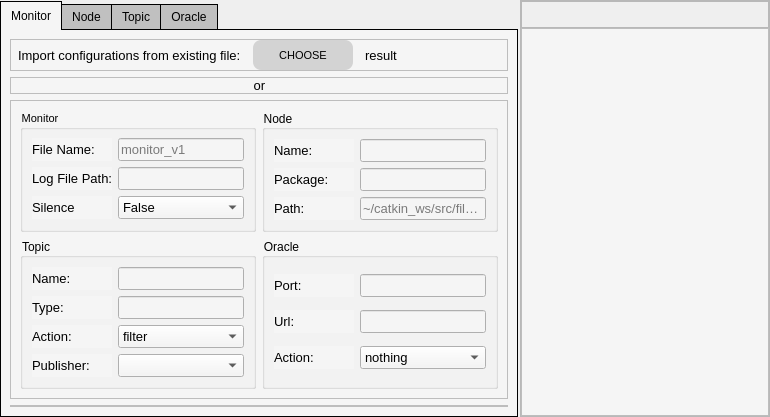
      <widget class="QWidget" name="W_Config">
       <layout class="QHBoxLayout" name="horizontalLayout_2">
        <property name="spacing">
         <number>2</number>
        </property>
        <property name="leftMargin">
         <number>0</number>
        </property>
        <property name="topMargin">
         <number>0</number>
        </property>
        <property name="rightMargin">
         <number>0</number>
        </property>
        <property name="bottomMargin">
         <number>0</number>
        </property>
        <item>
         <widget class="QTabWidget" name="TW_Config">
          <property name="maximumSize">
           <size>
            <width>16777215</width>
            <height>16777215</height>
           </size>
          </property>
          <property name="styleSheet">
           <string notr="true">QTabWidget::pane {
    border: 1px solid black;
    background:white;
}

QTabWidget::tab-bar:top {
    top: 1px;
}

QTabWidget::tab-bar:bottom {
    bottom: 1px;
}

QTabWidget::tab-bar:left {
    right: 1px;
}

QTabWidget::tab-bar:right {
    left: 1px;
}

QTabBar::tab {
    border: 1px solid black;
}

QTabBar::tab:selected {
background-color: #F5F5F5;
}

QTabBar::tab:!selected {
    background: silver;
}

QTabBar::tab:!selected:hover {
    background: #999;
}

QTabBar::tab:top:!selected {
    margin-top: 3px;
}

QTabBar::tab:bottom:!selected {
    margin-bottom: 3px;
}

QTabBar::tab:top, QTabBar::tab:bottom {
    min-width: 8ex;
    margin-right: -1px;
    padding: 5px 10px 5px 10px;
}

QTabBar::tab:top:selected {
    border-bottom-color: none;
}

QTabBar::tab:bottom:selected {
    border-top-color: none;
}

QTabBar::tab:top:last, QTabBar::tab:bottom:last,
QTabBar::tab:top:only-one, QTabBar::tab:bottom:only-one {
    margin-right: 0;
}

QTabBar::tab:left:!selected {
    margin-right: 3px;
}

QTabBar::tab:right:!selected {
    margin-left: 3px;
}

QTabBar::tab:left, QTabBar::tab:right {
    min-height: 8ex;
    margin-bottom: -1px;
    padding: 10px 5px 10px 5px;
}

QTabBar::tab:left:selected {
    border-left-color: none;
}

QTabBar::tab:right:selected {
    border-right-color: none;
}
</string>
          </property>
          <property name="currentIndex">
           <number>0</number>
          </property>
          <widget class="QWidget" name="W_ConfigMonitorPage">
           <property name="styleSheet">
            <string notr="true">background-color: #F5F5F5;</string>
           </property>
           <attribute name="title">
            <string>Monitor</string>
           </attribute>
           <layout class="QVBoxLayout" name="verticalLayout_4">
            <item>
             <widget class="QFrame" name="F_ConfigMonitorOFD">
              <property name="maximumSize">
               <size>
                <width>16777215</width>
                <height>40</height>
               </size>
              </property>
              <property name="frameShape">
               <enum>QFrame::StyledPanel</enum>
              </property>
              <property name="frameShadow">
               <enum>QFrame::Raised</enum>
              </property>
              <layout class="QHBoxLayout" name="horizontalLayout_5">
               <property name="spacing">
                <number>12</number>
               </property>
               <property name="leftMargin">
                <number>7</number>
               </property>
               <property name="topMargin">
                <number>0</number>
               </property>
               <property name="rightMargin">
                <number>7</number>
               </property>
               <property name="bottomMargin">
                <number>0</number>
               </property>
               <item>
                <widget class="QLabel" name="label">
                 <property name="font">
                  <font>
                   <pointsize>10</pointsize>
                  </font>
                 </property>
                 <property name="text">
                  <string>Import configurations from existing file:</string>
                 </property>
                </widget>
               </item>
               <item>
                <widget class="QPushButton" name="pushButton">
                 <property name="maximumSize">
                  <size>
                   <width>100</width>
                   <height>30</height>
                  </size>
                 </property>
                 <property name="font">
                  <font>
                   <pointsize>8</pointsize>
                   <weight>50</weight>
                   <bold>false</bold>
                  </font>
                 </property>
                 <property name="styleSheet">
                  <string notr="true">background-color: #D3D3D3;
  border-radius: 8px;
  border-width: 0;
  color: #black;
  display: inline-block;
  list-style: none;
  margin: 0;
  padding: 10px 12px;
  text-align: center;
  transition: all 200ms;
  vertical-align: baseline;</string>
                 </property>
                 <property name="text">
                  <string>CHOOSE</string>
                 </property>
                 <property name="checkable">
                  <bool>true</bool>
                 </property>
                </widget>
               </item>
               <item>
                <widget class="QLabel" name="label_2">
                 <property name="font">
                  <font>
                   <pointsize>10</pointsize>
                  </font>
                 </property>
                 <property name="text">
                  <string>result</string>
                 </property>
                 <property name="alignment">
                  <set>Qt::AlignLeading|Qt::AlignLeft|Qt::AlignVCenter</set>
                 </property>
                 <property name="margin">
                  <number>0</number>
                 </property>
                </widget>
               </item>
              </layout>
             </widget>
            </item>
            <item>
             <widget class="QFrame" name="F_ConfigMonitorSeperator">
              <property name="maximumSize">
               <size>
                <width>16777215</width>
                <height>25</height>
               </size>
              </property>
              <property name="layoutDirection">
               <enum>Qt::LeftToRight</enum>
              </property>
              <property name="styleSheet">
               <string notr="true"/>
              </property>
              <property name="frameShape">
               <enum>QFrame::StyledPanel</enum>
              </property>
              <property name="frameShadow">
               <enum>QFrame::Raised</enum>
              </property>
              <property name="lineWidth">
               <number>2</number>
              </property>
              <property name="midLineWidth">
               <number>-1</number>
              </property>
              <layout class="QHBoxLayout" name="horizontalLayout_6">
               <property name="spacing">
                <number>0</number>
               </property>
               <property name="topMargin">
                <number>0</number>
               </property>
               <property name="rightMargin">
                <number>0</number>
               </property>
               <property name="bottomMargin">
                <number>0</number>
               </property>
               <item>
                <widget class="QLabel" name="label_3">
                 <property name="maximumSize">
                  <size>
                   <width>20</width>
                   <height>20</height>
                  </size>
                 </property>
                 <property name="font">
                  <font>
                   <pointsize>10</pointsize>
                  </font>
                 </property>
                 <property name="midLineWidth">
                  <number>-1</number>
                 </property>
                 <property name="text">
                  <string>or  </string>
                 </property>
                 <property name="alignment">
                  <set>Qt::AlignCenter</set>
                 </property>
                </widget>
               </item>
              </layout>
             </widget>
            </item>
            <item>
             <widget class="QFrame" name="F_ConfigMonitorContent">
              <property name="styleSheet">
               <string notr="true"/>
              </property>
              <property name="frameShape">
               <enum>QFrame::StyledPanel</enum>
              </property>
              <property name="frameShadow">
               <enum>QFrame::Raised</enum>
              </property>
              <layout class="QGridLayout" name="gridLayout_2">
               <item row="3" column="0">
                <widget class="QGroupBox" name="groupBox_3">
                 <property name="title">
                  <string>Topic</string>
                 </property>
                 <layout class="QGridLayout" name="gridLayout_5">
                  <item row="2" column="1">
                   <widget class="QComboBox" name="comboBox_3">
                    <property name="font">
                     <font>
                      <pointsize>10</pointsize>
                     </font>
                    </property>
                    <item>
                     <property name="text">
                      <string>filter</string>
                     </property>
                    </item>
                    <item>
                     <property name="text">
                      <string>log</string>
                     </property>
                    </item>
                   </widget>
                  </item>
                  <item row="3" column="1">
                   <widget class="QComboBox" name="comboBox_2">
                    <property name="font">
                     <font>
                      <pointsize>10</pointsize>
                     </font>
                    </property>
                   </widget>
                  </item>
                  <item row="3" column="0">
                   <widget class="QLabel" name="label_14">
                    <property name="minimumSize">
                     <size>
                      <width>80</width>
                      <height>0</height>
                     </size>
                    </property>
                    <property name="maximumSize">
                     <size>
                      <width>80</width>
                      <height>16777215</height>
                     </size>
                    </property>
                    <property name="font">
                     <font>
                      <pointsize>10</pointsize>
                     </font>
                    </property>
                    <property name="text">
                     <string>Publisher:</string>
                    </property>
                   </widget>
                  </item>
                  <item row="1" column="0">
                   <widget class="QLabel" name="label_12">
                    <property name="minimumSize">
                     <size>
                      <width>80</width>
                      <height>0</height>
                     </size>
                    </property>
                    <property name="maximumSize">
                     <size>
                      <width>80</width>
                      <height>16777215</height>
                     </size>
                    </property>
                    <property name="font">
                     <font>
                      <pointsize>10</pointsize>
                     </font>
                    </property>
                    <property name="text">
                     <string>Type:</string>
                    </property>
                   </widget>
                  </item>
                  <item row="2" column="0">
                   <widget class="QLabel" name="label_13">
                    <property name="minimumSize">
                     <size>
                      <width>80</width>
                      <height>0</height>
                     </size>
                    </property>
                    <property name="maximumSize">
                     <size>
                      <width>80</width>
                      <height>16777215</height>
                     </size>
                    </property>
                    <property name="font">
                     <font>
                      <pointsize>10</pointsize>
                     </font>
                    </property>
                    <property name="text">
                     <string>Action:</string>
                    </property>
                   </widget>
                  </item>
                  <item row="0" column="1">
                   <widget class="QLineEdit" name="lineEdit_3">
                    <property name="font">
                     <font>
                      <pointsize>10</pointsize>
                     </font>
                    </property>
                   </widget>
                  </item>
                  <item row="0" column="0">
                   <widget class="QLabel" name="label_8">
                    <property name="minimumSize">
                     <size>
                      <width>80</width>
                      <height>0</height>
                     </size>
                    </property>
                    <property name="maximumSize">
                     <size>
                      <width>80</width>
                      <height>16777215</height>
                     </size>
                    </property>
                    <property name="font">
                     <font>
                      <pointsize>10</pointsize>
                     </font>
                    </property>
                    <property name="text">
                     <string>Name:</string>
                    </property>
                   </widget>
                  </item>
                  <item row="1" column="1">
                   <widget class="QLineEdit" name="lineEdit_8">
                    <property name="font">
                     <font>
                      <pointsize>10</pointsize>
                     </font>
                    </property>
                   </widget>
                  </item>
                 </layout>
                </widget>
               </item>
               <item row="3" column="1">
                <widget class="QGroupBox" name="groupBox_4">
                 <property name="title">
                  <string>Oracle</string>
                 </property>
                 <layout class="QGridLayout" name="gridLayout_4">
                  <item row="0" column="1">
                   <widget class="QLabel" name="label_9">
                    <property name="minimumSize">
                     <size>
                      <width>80</width>
                      <height>0</height>
                     </size>
                    </property>
                    <property name="maximumSize">
                     <size>
                      <width>80</width>
                      <height>16777215</height>
                     </size>
                    </property>
                    <property name="font">
                     <font>
                      <pointsize>10</pointsize>
                     </font>
                    </property>
                    <property name="text">
                     <string>Port:</string>
                    </property>
                   </widget>
                  </item>
                  <item row="2" column="2">
                   <widget class="QComboBox" name="comboBox_4">
                    <property name="font">
                     <font>
                      <pointsize>10</pointsize>
                     </font>
                    </property>
                    <item>
                     <property name="text">
                      <string>nothing</string>
                     </property>
                    </item>
                   </widget>
                  </item>
                  <item row="0" column="2">
                   <widget class="QLineEdit" name="lineEdit_4">
                    <property name="font">
                     <font>
                      <pointsize>10</pointsize>
                     </font>
                    </property>
                   </widget>
                  </item>
                  <item row="1" column="2">
                   <widget class="QLineEdit" name="lineEdit_10">
                    <property name="font">
                     <font>
                      <pointsize>10</pointsize>
                     </font>
                    </property>
                   </widget>
                  </item>
                  <item row="1" column="1">
                   <widget class="QLabel" name="label_15">
                    <property name="minimumSize">
                     <size>
                      <width>80</width>
                      <height>0</height>
                     </size>
                    </property>
                    <property name="maximumSize">
                     <size>
                      <width>80</width>
                      <height>16777215</height>
                     </size>
                    </property>
                    <property name="font">
                     <font>
                      <pointsize>10</pointsize>
                     </font>
                    </property>
                    <property name="text">
                     <string>Url:</string>
                    </property>
                   </widget>
                  </item>
                  <item row="2" column="1">
                   <widget class="QLabel" name="label_16">
                    <property name="minimumSize">
                     <size>
                      <width>80</width>
                      <height>0</height>
                     </size>
                    </property>
                    <property name="maximumSize">
                     <size>
                      <width>80</width>
                      <height>16777215</height>
                     </size>
                    </property>
                    <property name="font">
                     <font>
                      <pointsize>10</pointsize>
                     </font>
                    </property>
                    <property name="text">
                     <string>Action:</string>
                    </property>
                   </widget>
                  </item>
                 </layout>
                </widget>
               </item>
               <item row="0" column="0">
                <widget class="QGroupBox" name="groupBox">
                 <property name="font">
                  <font>
                   <pointsize>8</pointsize>
                  </font>
                 </property>
                 <property name="title">
                  <string>Monitor</string>
                 </property>
                 <property name="alignment">
                  <set>Qt::AlignLeading|Qt::AlignLeft|Qt::AlignVCenter</set>
                 </property>
                 <layout class="QGridLayout">
                  <item row="0" column="2">
                   <widget class="QLineEdit" name="lineEdit">
                    <property name="font">
                     <font>
                      <pointsize>10</pointsize>
                     </font>
                    </property>
                    <property name="text">
                     <string/>
                    </property>
                    <property name="placeholderText">
                     <string>monitor_v1</string>
                    </property>
                   </widget>
                  </item>
                  <item row="1" column="2">
                   <widget class="QLineEdit" name="lineEdit_6">
                    <property name="font">
                     <font>
                      <pointsize>10</pointsize>
                     </font>
                    </property>
                    <property name="text">
                     <string/>
                    </property>
                    <property name="placeholderText">
                     <string/>
                    </property>
                   </widget>
                  </item>
                  <item row="0" column="1">
                   <widget class="QLabel" name="label_4">
                    <property name="minimumSize">
                     <size>
                      <width>80</width>
                      <height>0</height>
                     </size>
                    </property>
                    <property name="maximumSize">
                     <size>
                      <width>80</width>
                      <height>16777215</height>
                     </size>
                    </property>
                    <property name="font">
                     <font>
                      <pointsize>10</pointsize>
                     </font>
                    </property>
                    <property name="text">
                     <string>File Name:</string>
                    </property>
                   </widget>
                  </item>
                  <item row="2" column="2">
                   <widget class="QComboBox" name="comboBox">
                    <property name="font">
                     <font>
                      <pointsize>10</pointsize>
                     </font>
                    </property>
                    <item>
                     <property name="text">
                      <string>False</string>
                     </property>
                    </item>
                    <item>
                     <property name="text">
                      <string>True</string>
                     </property>
                    </item>
                   </widget>
                  </item>
                  <item row="1" column="1">
                   <widget class="QLabel" name="label_5">
                    <property name="minimumSize">
                     <size>
                      <width>80</width>
                      <height>0</height>
                     </size>
                    </property>
                    <property name="maximumSize">
                     <size>
                      <width>80</width>
                      <height>16777215</height>
                     </size>
                    </property>
                    <property name="font">
                     <font>
                      <pointsize>10</pointsize>
                     </font>
                    </property>
                    <property name="text">
                     <string>Log File Path:</string>
                    </property>
                   </widget>
                  </item>
                  <item row="2" column="1">
                   <widget class="QLabel" name="label_6">
                    <property name="minimumSize">
                     <size>
                      <width>80</width>
                      <height>0</height>
                     </size>
                    </property>
                    <property name="maximumSize">
                     <size>
                      <width>80</width>
                      <height>16777215</height>
                     </size>
                    </property>
                    <property name="font">
                     <font>
                      <pointsize>10</pointsize>
                     </font>
                    </property>
                    <property name="text">
                     <string>Silence</string>
                    </property>
                   </widget>
                  </item>
                 </layout>
                </widget>
               </item>
               <item row="0" column="1">
                <widget class="QGroupBox" name="groupBox_2">
                 <property name="title">
                  <string>Node</string>
                 </property>
                 <layout class="QGridLayout" name="gridLayout_3">
                  <item row="2" column="0">
                   <widget class="QLabel" name="label_11">
                    <property name="minimumSize">
                     <size>
                      <width>80</width>
                      <height>0</height>
                     </size>
                    </property>
                    <property name="maximumSize">
                     <size>
                      <width>80</width>
                      <height>16777215</height>
                     </size>
                    </property>
                    <property name="font">
                     <font>
                      <pointsize>10</pointsize>
                     </font>
                    </property>
                    <property name="text">
                     <string>Path:</string>
                    </property>
                   </widget>
                  </item>
                  <item row="0" column="1">
                   <widget class="QLineEdit" name="lineEdit_2">
                    <property name="font">
                     <font>
                      <pointsize>10</pointsize>
                     </font>
                    </property>
                    <property name="placeholderText">
                     <string/>
                    </property>
                   </widget>
                  </item>
                  <item row="0" column="0">
                   <widget class="QLabel" name="label_7">
                    <property name="minimumSize">
                     <size>
                      <width>80</width>
                      <height>0</height>
                     </size>
                    </property>
                    <property name="maximumSize">
                     <size>
                      <width>80</width>
                      <height>16777215</height>
                     </size>
                    </property>
                    <property name="font">
                     <font>
                      <pointsize>10</pointsize>
                     </font>
                    </property>
                    <property name="text">
                     <string>Name:</string>
                    </property>
                   </widget>
                  </item>
                  <item row="2" column="1">
                   <widget class="QLineEdit" name="lineEdit_7">
                    <property name="font">
                     <font>
                      <pointsize>10</pointsize>
                     </font>
                    </property>
                    <property name="placeholderText">
                     <string>~/catkin_ws/src/filePath</string>
                    </property>
                   </widget>
                  </item>
                  <item row="1" column="1">
                   <widget class="QLineEdit" name="lineEdit_5">
                    <property name="font">
                     <font>
                      <pointsize>10</pointsize>
                     </font>
                    </property>
                   </widget>
                  </item>
                  <item row="1" column="0">
                   <widget class="QLabel" name="label_10">
                    <property name="minimumSize">
                     <size>
                      <width>80</width>
                      <height>0</height>
                     </size>
                    </property>
                    <property name="maximumSize">
                     <size>
                      <width>80</width>
                      <height>16777215</height>
                     </size>
                    </property>
                    <property name="font">
                     <font>
                      <pointsize>10</pointsize>
                     </font>
                    </property>
                    <property name="text">
                     <string>Package:</string>
                    </property>
                   </widget>
                  </item>
                 </layout>
                </widget>
               </item>
              </layout>
             </widget>
            </item>
            <item>
             <widget class="QFrame" name="F_ConfigMonitorBlank">
              <property name="frameShape">
               <enum>QFrame::StyledPanel</enum>
              </property>
              <property name="frameShadow">
               <enum>QFrame::Raised</enum>
              </property>
             </widget>
            </item>
           </layout>
          </widget>
          <widget class="QWidget" name="W_ConfigNodePage">
           <property name="styleSheet">
            <string notr="true">background-color: #F5F5F5;</string>
           </property>
           <attribute name="title">
            <string>Node</string>
           </attribute>
          </widget>
          <widget class="QWidget" name="W_ConfigTopicPage">
           <property name="styleSheet">
            <string notr="true">background-color: #F5F5F5;</string>
           </property>
           <attribute name="title">
            <string>Topic</string>
           </attribute>
          </widget>
          <widget class="QWidget" name="W_ConfigOraclePage">
           <property name="styleSheet">
            <string notr="true">background-color: #F5F5F5;</string>
           </property>
           <attribute name="title">
            <string>Oracle</string>
           </attribute>
          </widget>
         </widget>
        </item>
        <item>
         <widget class="QFrame" name="F_ConfigReview">
          <property name="minimumSize">
           <size>
            <width>250</width>
            <height>0</height>
           </size>
          </property>
          <property name="frameShape">
           <enum>QFrame::StyledPanel</enum>
          </property>
          <property name="frameShadow">
           <enum>QFrame::Raised</enum>
          </property>
          <layout class="QVBoxLayout" name="verticalLayout_3">
           <property name="spacing">
            <number>0</number>
           </property>
           <property name="leftMargin">
            <number>0</number>
           </property>
           <property name="topMargin">
            <number>0</number>
           </property>
           <property name="rightMargin">
            <number>0</number>
           </property>
           <property name="bottomMargin">
            <number>0</number>
           </property>
           <item>
            <widget class="QFrame" name="F_ReviewBlank">
             <property name="maximumSize">
              <size>
               <width>16777215</width>
               <height>27</height>
              </size>
             </property>
             <property name="styleSheet">
              <string notr="true"/>
             </property>
             <property name="frameShape">
              <enum>QFrame::StyledPanel</enum>
             </property>
             <property name="frameShadow">
              <enum>QFrame::Raised</enum>
             </property>
            </widget>
           </item>
           <item>
            <widget class="QFrame" name="F_Review">
             <property name="styleSheet">
              <string notr="true">background-color: #F5F5F5;</string>
             </property>
             <property name="frameShape">
              <enum>QFrame::StyledPanel</enum>
             </property>
             <property name="frameShadow">
              <enum>QFrame::Raised</enum>
             </property>
            </widget>
           </item>
          </layout>
         </widget>
        </item>
       </layout>
      </widget>
